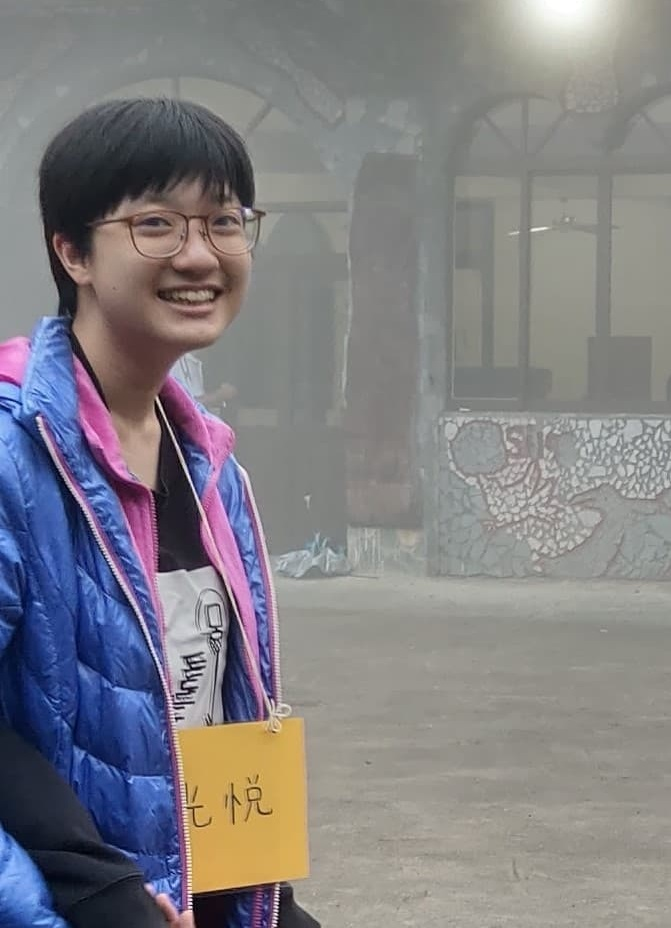
%> input picture photo.jpg, 671 x 928 px
$ octave test.m   (GNU Octave 9; MATLAB toolbox functions it lacks are replaced by stand-ins)
%> lines starting %> are read from the running program, lines starting %| are printed output that depends on the picture
%% Part 1

image = imread('photo.jpg');
%> image is the input picture: size 928x671x3 uint8; mean R, G, B 129.5, 127.7, 131.5

figure();
imshow(image);
title('photo');

%% Part 2

red = image(:,:,1);
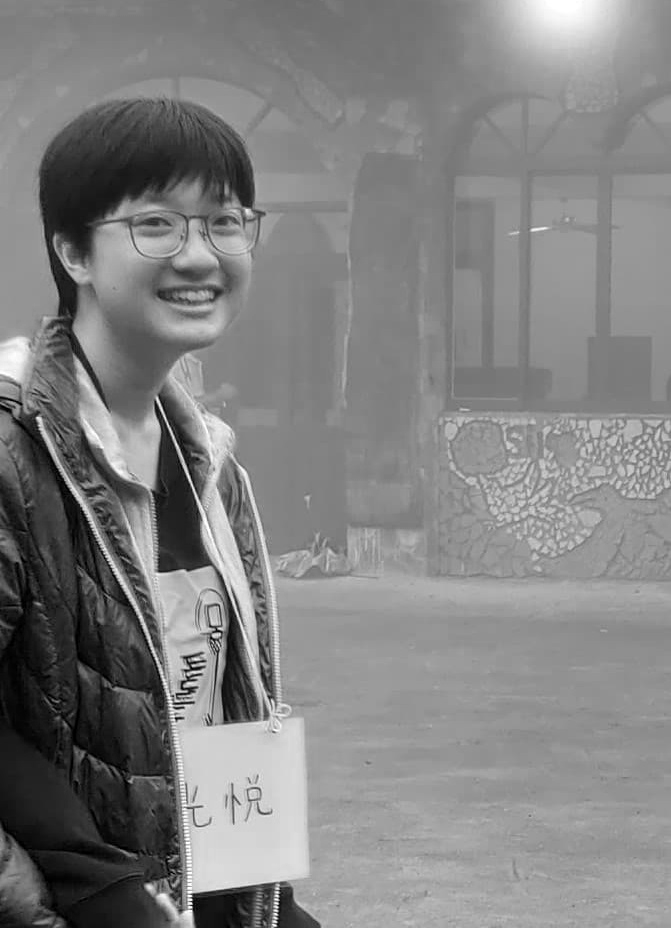
%> red: size 928x671 uint8; min 0, max 255, mean 129.5
green = image(:,:,2);
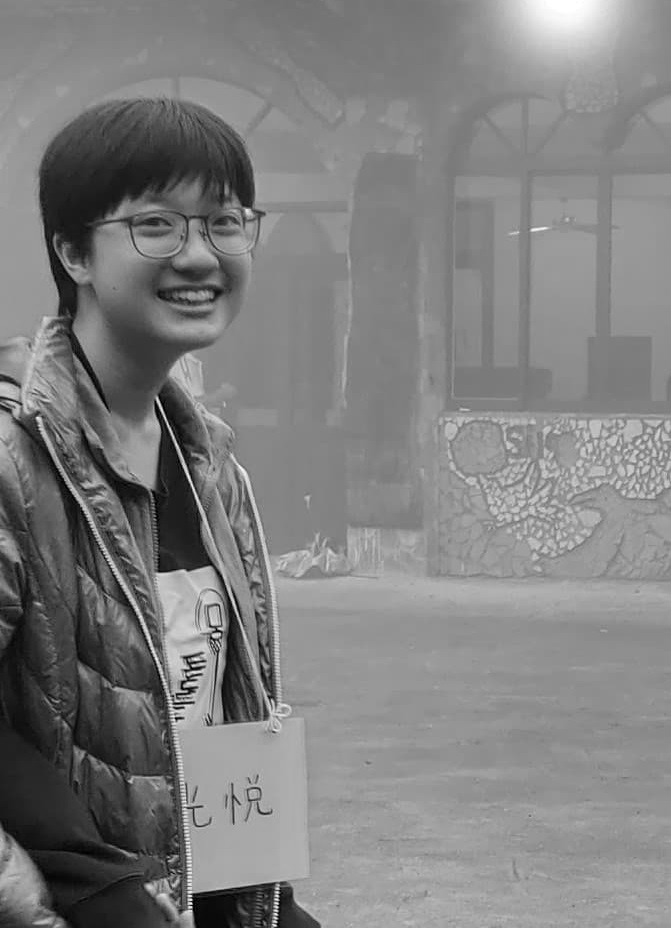
%> green: size 928x671 uint8; min 0, max 255, mean 127.7
blue = image(:,:,3);
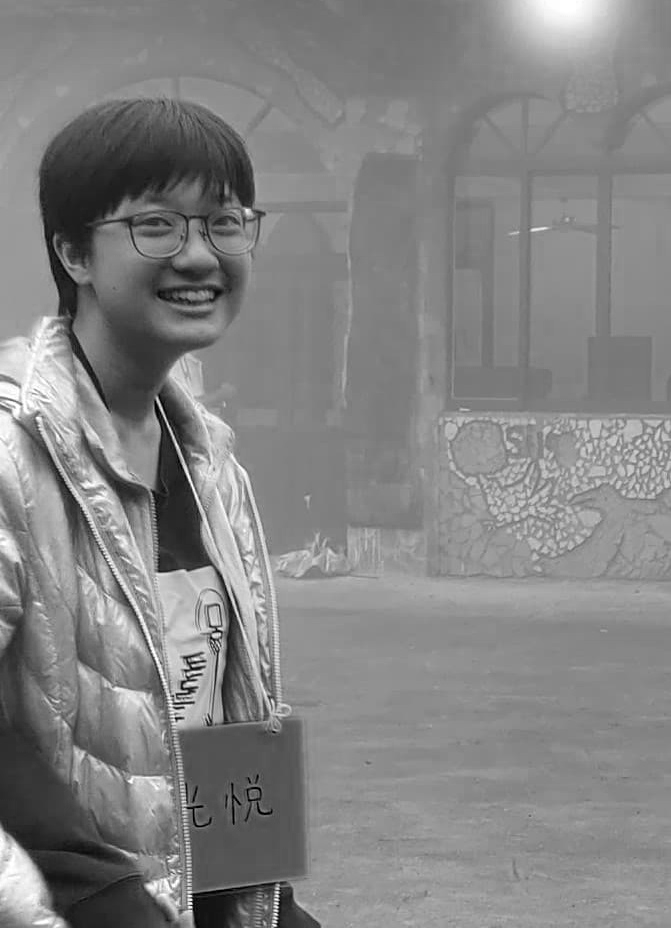
%> blue: size 928x671 uint8; min 0, max 255, mean 131.5

figure;
subplot(1, 3, 1);
imshow(red);
title('Red');

subplot(1, 3, 2);
imshow(green);
title('Green');

subplot(1, 3, 3);
imshow(blue);
title('Blue');

%% Part 3

gray = rgb2gray(image);

n = min(size(gray));
%> n = 671
arrayImage = gray(1:n, 1:n);
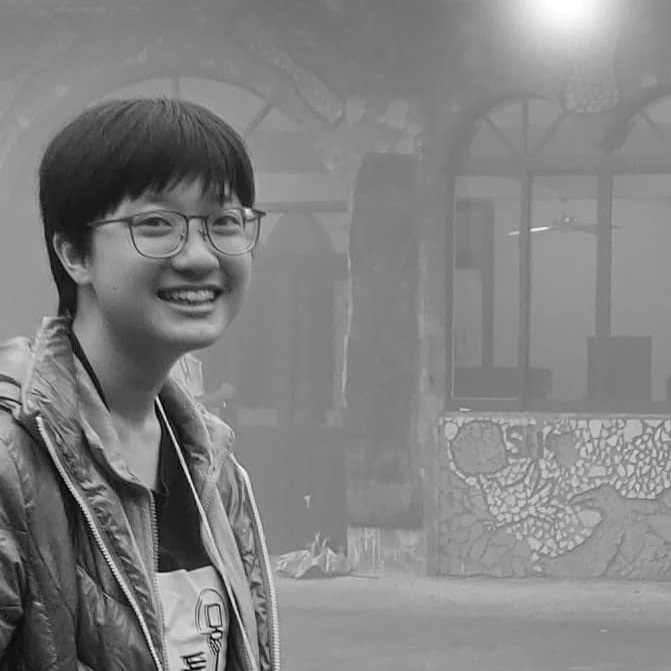
%> arrayImage: size 671x671 uint8; min 1, max 255, mean 129.8

figure;
imshow(arrayImage);
title(sprintf('%d×%d Array', n, n));

%% Part 4

[P, D] = eig(double(arrayImage));
%> (the run ends here)
